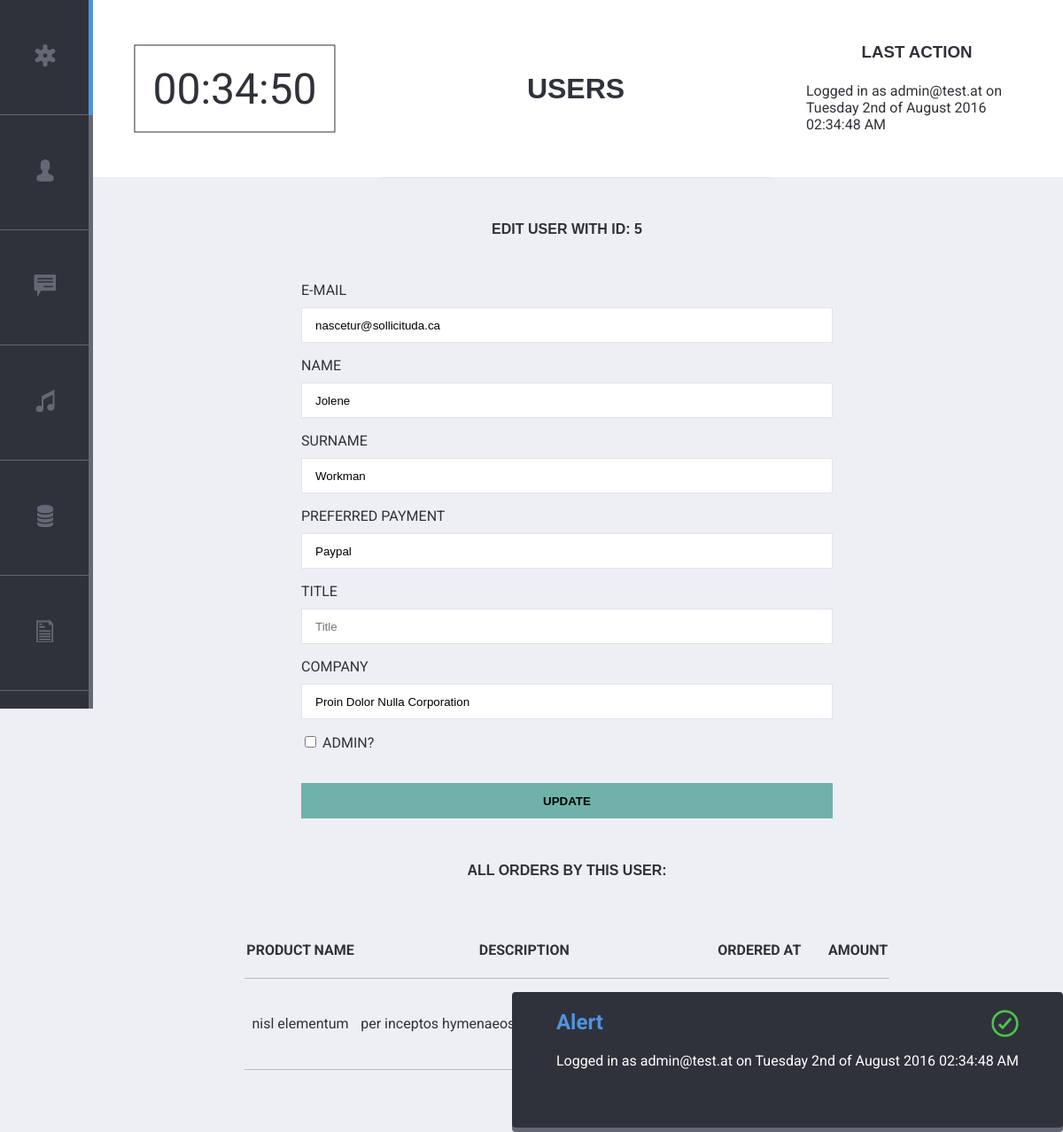
Screenshot of /index.php?site=users&action=edit&id=5 (signed in) with the database file from the repository.
### tables this page shows
CREATE TABLE `users` (
  `id` int(11) NOT NULL,
  `email` varchar(255) NOT NULL,
  `pw_hash` varchar(255) NOT NULL,
  `created_at` timestamp NOT NULL DEFAULT CURRENT_TIMESTAMP,
  `last_order` int(11) DEFAULT NULL,
  `address_id` int(11) NOT NULL,
  `pref_payment` varchar(255) NOT NULL,
  `title` varchar(255) NOT NULL,
  `company` varchar(255) NOT NULL,
  `name` varchar(255) NOT NULL,
  `surname` varchar(255) NOT NULL,
  `deleted` tinyint(1) DEFAULT NULL,
  `is_admin` tinyint(1) DEFAULT NULL,
  `birthday` date NOT NULL
);

### functions/users.php (called while the page is built, shortened)
<?php
function get_orders_by_user($id){
  global $link;
  $sql = "SELECT product.name, product.description, orders.created_at, orders.user_id, COUNT(*) AS ordered_amount FROM orders
  LEFT JOIN ordered_products ON orders.ordered_product_id = ordered_products.id
  LEFT JOIN product ON product.id = ordered_products.product_id
  WHERE orders.user_id = '$id'";
  $result = mysqli_query($link, $sql);
  $all_orders = mysqli_fetch_all($result, MYSQLI_ASSOC);
  return $all_orders;
}
function get_user($id) {
  global $link;
  $sql = "SELECT *, DATE_FORMAT(created_at, '%d.%m.%Y') AS created_at_formatted FROM users WHERE id = '$id' AND deleted IS NULL";
  $result = mysqli_query($link, $sql);
  return mysqli_fetch_assoc($result);
}
?>

### views/user_edit_form.php (the view, shortened to what this page needs)
<h4>Edit User with ID: <?php echo $id ?></h4>
<form method="post" action="<?php echo $form_action; ?>" class="user_edit_form" novalidate>
  	<p>
      <label for="email" >E-Mail</label>
      <input type="text" name="email" id="email" placeholder="E-Mail Address" class="main_input" value="<?php echo $user["email"]; ?>">
    </p>
  	<p>
      <label for="name">Name</label>
      <input type="text" name="name" id="name" placeholder="Name" class="main_input" value="<?php echo $user["name"]; ?>">
    </p>
  	<p>
      <label for="surname">Surname</label>
      <input type="text" name="surname" id="surname" placeholder="Surname" class="main_input" value="<?php echo $user["surname"]; ?>">
    </p>
  	<p>
      <label for="pref_payment">Preferred Payment</label>
      <input type="text" name="pref_payment" id="pref_payment" placeholder="Preferred Payment" class="main_input" value="<?php echo $user["pref_payment"]; ?>">
    </p>
  	<p>
      <label for="title">Title</label>
      <input type="text" name="title" id="title" placeholder="Title" class="main_input" value="<?php echo $user["title"]; ?>">
    </p>
  	<p>
      <label for="company">Company</label>
      <input type="text" name="company" id="company" placeholder="Company" class="main_input" value="<?php echo $user["company"]; ?>">
    </p>
  	<p>
     <label>
          <input type="checkbox" name="is_admin" <?php echo is_checked($user["is_admin"]) ?>> Admin?
      </label>
    </p>
  	<p>
     <button type="submit" class="main_btn" >Update</button>
    </p>
</form>
<h4>All orders by this user:</h4>
<div class="backend-table">
  <table>
   <tr>
      <th>Product Name</th>
      <th>Description</th>
      <th>Ordered at</th>
      <th>Amount</th>
    </tr>
<?php foreach($orders as $order): ?>
    <tr>
      <td><?php echo $order["name"] ?></td>
      <td><?php echo $order["description"] ?></td>
      <td><?php echo $order["created_at"] ?></td>
      <td><?php echo $order["ordered_amount"] ?></td>
    </tr>
<?php endforeach; ?>
  </table>
</div>

### css/main.css (style rules this page uses)
* { -webkit-box-sizing: border-box; -moz-box-sizing: border-box; -ms-box-sizing: border-box; box-sizing: border-box; }
body { background-color: #EDEFF5; color: #2F323A; font-family: 'Roboto', sans-serif; font-style: normal; font-weight: 400; }
h1, h3, h4 { text-align: center; font-family: Tahoma, Arial, sans-serif; text-transform: uppercase; margin: 30px 0; }
.user_edit_form, .music_edit_form { width: 50vw; margin: 50px auto; text-transform: uppercase; }
.main_input { width: 100%; height:40px; border:1px solid #E2E4EA; box-sizing:border-box; margin-top:10px; padding:0px 15px; }
.main_btn { width: 100%; height:40px; background-color:#6fb2ab; border:none; margin-top:20px; text-transform: uppercase; font-weight: bold; }
.backend-table { width: 70%; min-width: 690px; margin:30px auto; }
.backend-table table { width: 100%; border-collapse: collapse; margin: 50px 0px; }
.backend-table table td { text-align: center; line-height: 100px; border-bottom: 1px solid #bbb; }
.backend-table table th { line-height: 60px; text-align: center; text-transform: uppercase; border-bottom: 1px solid #bbb; }

### rows the page displays
users: email "nascetur@sollicituda.ca", name "Jolene", surname "Workman", pref_payment "Paypal", company "Proin Dolor Nulla Corporation"

### other values shown
$site "USERS"
$_SESSION["flash"] "Logged in as admin@test.at on Tuesday 2nd of August 2016 02:34:48 AM"
$id "5"
$order["name"] "nisl elementum"
$order["description"] "per inceptos hymenaeos.…"
